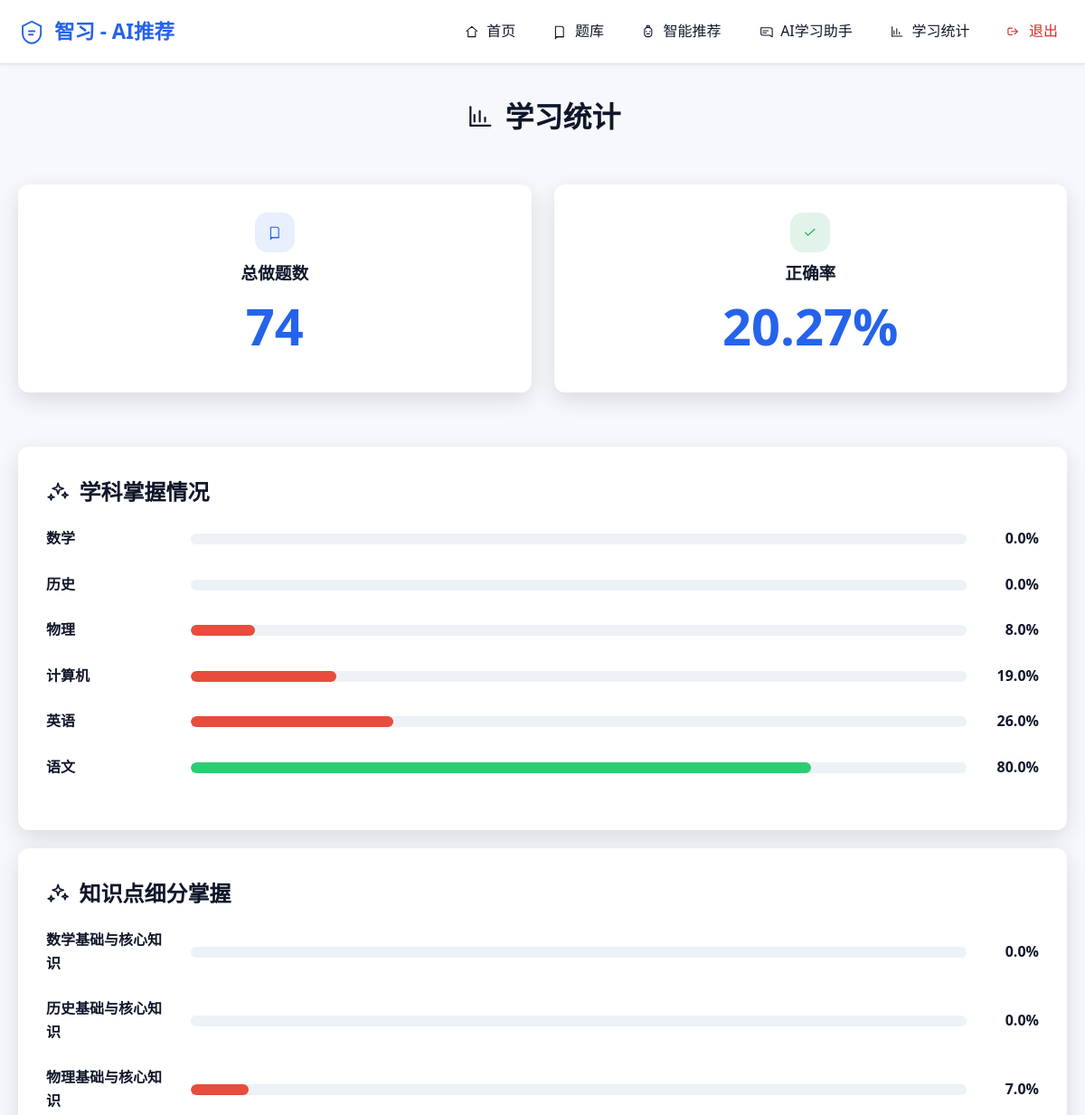
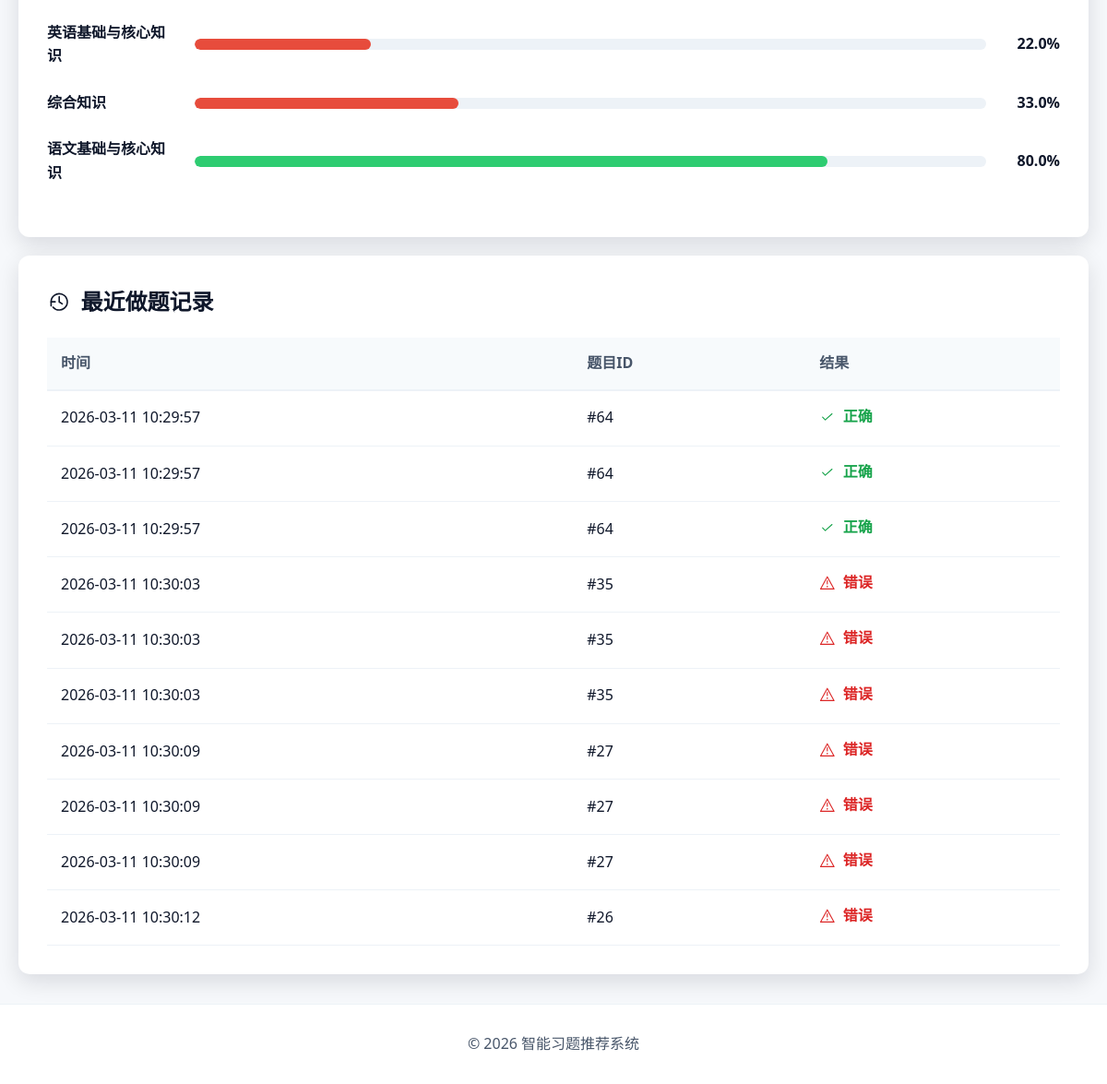
Page /stats (signed in) on the committed database (2 pictures, top to bottom).
### tables this page shows
CREATE TABLE user_records (
                        id INTEGER PRIMARY KEY AUTOINCREMENT,
                        user_id INTEGER NOT NULL REFERENCES users(id),
                        question_id INTEGER NOT NULL REFERENCES questions(id),
                        correct INTEGER NOT NULL,
                        time TEXT NOT NULL,
                        created_at TEXT DEFAULT (datetime('now'))
                    );

CREATE TABLE questions (
                        id INTEGER PRIMARY KEY AUTOINCREMENT,
                        question TEXT NOT NULL,
                        options TEXT NOT NULL,
                        answer TEXT NOT NULL,
                        knowledge TEXT,
                        difficulty TEXT,
                        subject TEXT,
                        grade TEXT,
                        is_deleted INTEGER DEFAULT 0,
                        created_at TEXT DEFAULT (datetime('now')),
                        updated_at TEXT DEFAULT (datetime('now')),
                        created_by INTEGER REFERENCES users(id)
                    );

### exam-recommend-system/app.py (the view)
@app.route('/stats')
def stats():
    if 'username' not in session:
        return redirect(url_for('login'))
    username = session['username']
    user_data = get_db_user_data(username)
    if not user_data:
        session.clear()
        return redirect(url_for('login'))
    status = analyze_user_status(user_data['records'])
    status['total_questions'] = user_data['stats']['total_count']
    status['accuracy'] = user_data['stats']['accuracy']
    return render_template('stats.html', status=status, records=user_data['records'])

### exam-recommend-system/app.py (called while the page is built)
@app.before_request
def before_request():
    if request.endpoint and request.endpoint.startswith('admin.'):
        return
    if request.endpoint and request.endpoint in ('login', 'register', 'static'):
        return
    if request.path.startswith('/api/'):
        return

def get_db_user_data(username):
    user = UserModel.find_by_username(username)
    if not user:
        return None
    records = UserRecordModel.get_user_records(user['id'], limit=10000)
    stats = UserRecordModel.get_user_stats(user['id'])
    return {
        'records': records,
        'stats': stats,
        'user': user
    }

### exam-recommend-system/db_config.py (called while the page is built)
    def _create_sqlite_connection(self):
        conn = sqlite3.connect(self.db_path, check_same_thread=False)
        conn.row_factory = sqlite3.Row
        conn.execute('PRAGMA foreign_keys = ON')
        conn.execute('PRAGMA journal_mode = WAL')
        conn.execute('PRAGMA busy_timeout = 5000')
        return conn

    def get_pool(self):
        if self._pool is None:
            self.init_pool()
        return self._pool

    @contextmanager
    def get_connection(self):
        pool = self.get_pool()
        conn = None
        try:
            if self.db_type == 'sqlite':
                conn = pool.get_connection()
            else:
                conn = pool.getconn()
            conn.autocommit = False
            yield conn
            conn.commit()
        except Exception as e:
            if conn:
                conn.rollback()
            raise
        finally:
            if conn:
                if self.db_type == 'sqlite':
                    conn.close()
                else:
                    pool.putconn(conn)

    def get_connection(self):
        with self._lock:
            if self._pool:
                return self._pool.pop()
            if len(self._pool) < self.max_conn:
                return self.factory()
            raise Exception("连接池已满")

### exam-recommend-system/models.py (called while the page is built)
def normalize_time_str(val):
    if val is None:
        return None
    if not isinstance(val, str):
        return val
    s = val.replace('T', ' ')
    if len(s) >= 19:
        return s[:19]
    return s

def normalize_dt_fields(d, fields):
    for f in fields:
        if f in d and d[f] is not None:
            d[f] = normalize_time_str(d[f])
    return d

def json_loads_default(val):
    if val is None:
        return []
    if isinstance(val, str):
        try:
            return json.loads(val)
        except:
            return []
    return val

### exam-recommend-system/templates/stats.html
{% extends "base.html" %}
{% from "_icons.html" import icon %}
{% block content %}
<div class="dashboard-header">
    <h1>{{ icon('chart') }} 学习统计</h1>
</div>
<div class="card-grid">
    <div class="card stat-card">
        <div class="stat-icon">{{ icon('book') }}</div>
        <h3>总做题数</h3>
        <div class="stat-value">{{ status.total_questions }}</div>
    </div>
    <div class="card stat-card">
        <div class="stat-icon stat-icon-success">{{ icon('check') }}</div>
        <h3>正确率</h3>
        <div class="stat-value">{{ status.accuracy }}%</div>
    </div>
</div>
<div class="card">
    <h2 class="section-title">{{ icon('sparkles') }} 学科掌握情况</h2>
    <div class="knowledge-bars">
        {% for point in status.subject_stats %}
        <div class="knowledge-item">
            <div class="knowledge-label">{{ point.subject }}</div>
            <div class="progress-track">
                <div class="progress-fill" style="width: {{ point.accuracy * 100 }}%; background-color: {% if point.accuracy < 0.6 %}#E74C3C{% elif point.accuracy < 0.8 %}#F5A623{% else %}#2ECC71{% endif %};"></div>
            </div>
            <div class="progress-value">{{ (point.accuracy * 100)|round(0) }}%</div>
        </div>
        {% else %}
        <div class="empty-inline">
            暂无数据，请先完成一些练习！
        </div>
        {% endfor %}
    </div>
</div>
<div class="card">
    <h2 class="section-title">{{ icon('sparkles') }} 知识点细分掌握</h2>
    <div class="knowledge-bars">
        {% for point in status.weak_points %}
        <div class="knowledge-item">
            <div class="knowledge-label">{{ point.knowledge }}</div>
            <div class="progress-track">
                <div class="progress-fill" style="width: {{ point.accuracy * 100 }}%; background-color: {% if point.accuracy < 0.6 %}#E74C3C{% elif point.accuracy < 0.8 %}#F5A623{% else %}#2ECC71{% endif %};"></div>
            </div>
            <div class="progress-value">{{ (point.accuracy * 100)|round(0) }}%</div>
        </div>
        {% else %}
        <div class="empty-inline">
            暂无数据，请先完成一些练习！
        </div>
        {% endfor %}
    </div>
</div>
<div class="card">
    <h2 class="section-title">{{ icon('history') }} 最近做题记录</h2>
    <div class="table-scroll">
        <table class="history-table">
            <thead>
                <tr>
                    <th>时间</th>
                    <th>题目ID</th>
                    <th>结果</th>
                </tr>
            </thead>
            <tbody>
                {% for record in records[-10:]|reverse %}
                <tr>
                    <td>{{ record.time }}</td>
                    <td>#{{ record.question_id }}</td>
                    <td>
                        {% if record.correct %}
                        <span class="result result-success">{{ icon('check') }} 正确</span>
                        {% else %}
                        <span class="result result-danger">{{ icon('warning') }} 错误</span>
                        {% endif %}
                    </td>
                </tr>
                {% else %}
                <tr>
                    <td colspan="3" class="table-empty">暂无记录</td>
                </tr>
                {% endfor %}
            </tbody>
        </table>
    </div>
</div>
{% endblock %}

### exam-recommend-system/templates/_icons.html
{% macro icon(name, class='') -%}
<svg class="icon {{ class }}" aria-hidden="true" focusable="false">
    <use href="{{ url_for('static', filename='icons/sprite.svg') }}#{{ name }}"></use>
</svg>
{%- endmacro %}

### exam-recommend-system/static/css/style.css (style rules this page uses)
:root { --color-brand: #2563EB; --color-brand-hover: #1D4ED8; --color-brand-soft: rgba(37, 99, 235, 0.10); --color-accent: #10B981; --color-bg: #F6F8FB; --color-surface: #FFFFFF; --color-surface-2: #F1F5F9; --color-text: #0F172A; --color-text-muted: #475569; --color-border: rgba(15, 23, 42, 0.12); --color-success: #16A34A; --color-warning: #D97706; --color-danger: #DC2626; --color-focus: rgba(37, 99, 235, 0.32); --font-sans: ui-sans-serif, system-ui, "Segoe UI", "Microsoft YaHei", Arial, sans-serif; --font-size-12: 12px; --font-size-14: 14px; --font-size-16: 16px; --font-size-18: 18px; --font-size-20: 20px; --font-size-24: 24px; --font-size-32: 32px; --line-compact: 1.35; --line-base: 1.6; --space-1: 4px; --space-2: 8px; --space-3: 12px; --space-4: 16px; --space-5: 20px; --space-6: 24px; --space-8: 32px; --space-10: 40px; --radius-1: 8px; --radius-2: 12px; --radius-3: 16px; --shadow-sm: 0 1px 2px rgba(2, 6, 23, 0.06), 0 1px 1px rgba(2, 6, 23, 0.04); --shadow-md: 0 8px 24px rgba(2, 6, 23, 0.12); --shadow-lg: 0 18px 50px rgba(2, 6, 23, 0.18); --transition-fast: 150ms ease-out; --transition-base: 220ms ease-out; --primary-color: var(--color-brand); --primary-hover: var(--color-brand-hover); --secondary-color: var(--color-bg); --text-color: var(--color-text); --text-light: var(--color-text-muted); --white: var(--color-surface); --success: var(--color-success); --warning: var(--color-warning); --danger: var(--color-danger); --shadow: var(--shadow-md); --radius: var(--radius-2); }
* { box-sizing: border-box; margin: 0; padding: 0; }
html { color-scheme: light dark; text-size-adjust: 100%; }
body { font-family: var(--font-sans); background-color: var(--color-bg); color: var(--color-text); line-height: var(--line-base); text-rendering: optimizeLegibility; }
.icon { inline-size: 1.1em; block-size: 1.1em; flex: 0 0 auto; color: currentColor; }
.icon-lg { inline-size: 1.35em; block-size: 1.35em; }
.card { background: var(--white); border-radius: var(--radius); padding: 30px; box-shadow: var(--shadow); transition: transform var(--transition-base), box-shadow var(--transition-base), border-color var(--transition-base); margin-bottom: 20px; border: 1px solid transparent; }
.dashboard-header { text-align: center; margin-bottom: 40px; }
.dashboard-header h1 { font-size: 2rem; margin-bottom: 10px; display: inline-flex; align-items: center; justify-content: center; gap: 10px; }
.card-grid { display: grid; grid-template-columns: repeat(auto-fit, minmax(300px, 1fr)); gap: 25px; margin-bottom: 40px; }
.stat-card { text-align: center; padding: 30px; }
.stat-icon { display: inline-flex; align-items: center; justify-content: center; inline-size: 44px; block-size: 44px; border-radius: 14px; background: rgba(37, 99, 235, 0.10); color: var(--color-brand); margin: 0 auto var(--space-2); }
.stat-icon-success { background: rgba(22, 163, 74, 0.12); color: var(--color-success); }
.stat-value { font-size: 3.5rem; font-weight: 700; color: var(--primary-color); margin: 15px 0; line-height: 1; }
.knowledge-bars { background: white; padding: 0; }
.knowledge-item { margin-bottom: 25px; display: flex; align-items: center; gap: 20px; }
.knowledge-label { width: 140px; font-weight: 600; color: var(--text-color); }
.progress-track { flex-grow: 1; background: #EDF2F7; height: 12px; border-radius: 6px; overflow: hidden; }
.progress-fill { height: 100%; border-radius: 6px; }
.history-table { width: 100%; border-collapse: separate; border-spacing: 0; }
.history-table th { background: #F7FAFC; padding: 15px; font-weight: 600; color: var(--text-light); border-bottom: 2px solid #EDF2F7; text-align: left; }
.history-table td { padding: 15px; border-bottom: 1px solid #EDF2F7; color: var(--text-color); }
.table-scroll { overflow-x: auto; }
.section-title { margin-bottom: 20px; display: inline-flex; align-items: center; gap: 10px; }
.progress-value { width: 60px; text-align: right; font-weight: 700; }
.result { display: inline-flex; align-items: center; gap: 8px; font-weight: 700; }
.result-success { color: var(--color-success); }
.result-danger { color: var(--color-danger); }

### rows in the picture
user_records: subject "数学", accuracy "0.0", knowledge "数学基础与核心知识"
user_records: subject "历史", accuracy "0.0", knowledge "历史基础与核心知识"
user_records: subject "物理", {{ point.accuracy * 100 }} 8.333333333333332 (drawn), accuracy "8.0", knowledge "物理基础与核心知识", {{ point.accuracy * 100 }} 7.4074074074074066 (drawn), accuracy "7.0"
user_records: subject "计算机", {{ point.accuracy * 100 }} 18.75 (drawn), accuracy "19.0"
user_records: subject "英语", {{ point.accuracy * 100 }} 26.08695652173913 (drawn), accuracy "26.0", knowledge "英语基础与核心知识", {{ point.accuracy * 100 }} 22.22222222222222 (drawn), accuracy "22.0"
user_records: subject "语文", accuracy "80.0", knowledge "语文基础与核心知识"
user_records: knowledge "综合知识", {{ point.accuracy * 100 }} 33.33333333333333 (drawn), accuracy "33.0"
user_records: time "2026-03-11 10:29:57", question_id "64"
user_records: time "2026-03-11 10:29:57", question_id "64"
user_records: time "2026-03-11 10:29:57", question_id "64"
user_records: time "2026-03-11 10:30:03", question_id "35"
user_records: time "2026-03-11 10:30:03", question_id "35"
user_records: time "2026-03-11 10:30:03", question_id "35"
user_records: time "2026-03-11 10:30:09", question_id "27"
user_records: time "2026-03-11 10:30:09", question_id "27"
user_records: time "2026-03-11 10:30:09", question_id "27"
user_records: time "2026-03-11 10:30:12", question_id "26"

### other values in the picture
{{ status.total_questions }} "74"
{{ status.accuracy }} "20.27"
